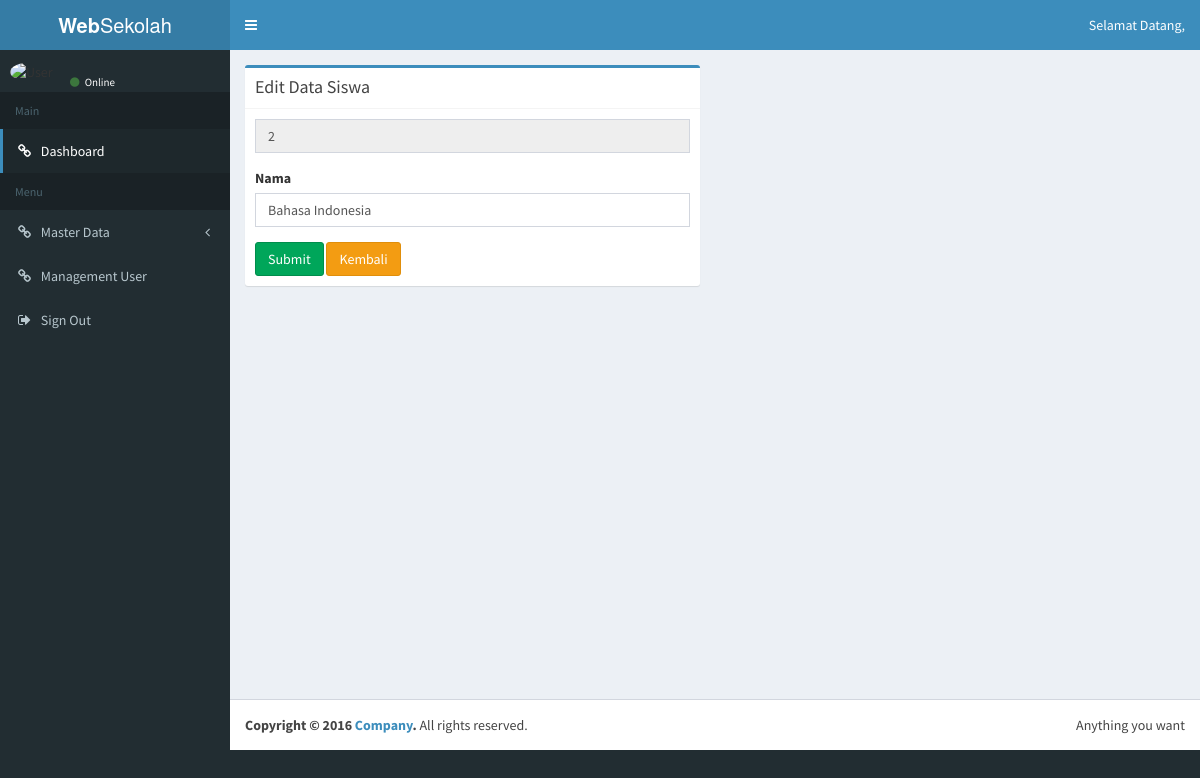
/admin/mata_pelajaran/editmatapelajaran/2, run on an earlier commit of the app's database.
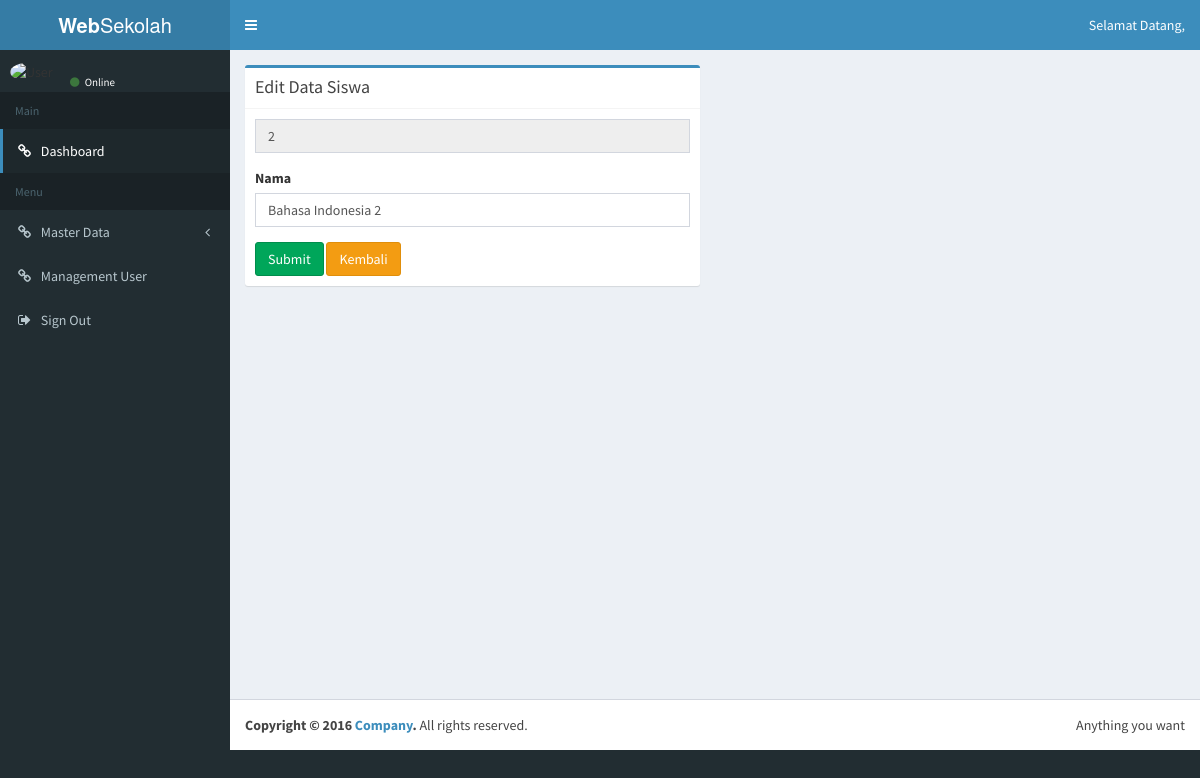
And on a later commit of the database.
### tables this page shows
CREATE TABLE `tb_matapelajaran` (
  `id_matapelajaran` int(11) NOT NULL,
  `mata_pelajaran` varchar(64) NOT NULL
);

### application/controllers/admin/mata_pelajaran.php (called while the page is built, shortened)
<?php
class Mata_pelajaran extends CI_Controller {
	public function __construct()
	{
		$this->load->model('Model_matapelajaran');
	}
	public function editmatapelajaran($id)
	{
		$data['user'] = $this->db->get_where('tb_user', ['username' => $this->session->userdata('username')])->row_array();
		$this->form_validation->set_rules('mata_pelajaran', 'Mata Pelajaran', 'required|trim');
		if($this->form_validation->run() == false)
		{
			$data['title'] = 'Edit Data Mata Pelajaran';
			$where = array('id_matapelajaran' => $id);
			$data['datapelajaran'] = $this->Model_matapelajaran->getby_id($where, 'tb_matapelajaran');
			$this->load->view('admin/layout/header', $data);
			$this->load->view('admin/layout/topbar', $data);
			$this->load->view('admin/layout/sidebar', $data);
			$this->load->view('admin/mata_pelajaran/edit_matapelajaran', $data);
			$this->load->view('admin/layout/footer', $data);
		}
	}
}

### index.php (called while the page is built, shortened)
<?php
require_once BASEPATH.'core/CodeIgniter.php';

### application/models/Model_matapelajaran.php (called while the page is built, shortened)
<?php
class Model_matapelajaran extends CI_Model
{
	public function getby_id($where)
	{
		return $this->db->get_where('tb_matapelajaran', $where)->result_array();
	}
}

### application/views/admin/mata_pelajaran/edit_matapelajaran.php (the view, shortened to what this page needs)
<div class="content-wrapper">
  <section class="content">
    <div class="row">
      <div class="col-md-6">
        <div class="box box-primary">
          <div class="box-header with-border">
            <h3 class="box-title">Edit Data Siswa</h3>
          </div>
          <div class="box-body">
            <?php foreach($datapelajaran as $pelajaran) { ?>
              <form action="" method="post">
                <div class="form-group">
                  <input type="text" name="id_matapelajaran" id="id_matapelajaran" class="form-control" value="<?= $pelajaran['id_matapelajaran']; ?>" readonly>
                </div>
                <div class="form-group">
                  <label>Nama</label>
                  <input type="text" name="mata_pelajaran" id="mata_pelajaran" class="form-control" value="<?= $pelajaran['mata_pelajaran']; ?>">
                </div>
                <button type="submit" class="btn btn-success">Submit</button>
                <a href="<?= base_url(); ?>admin/mata_pelajaran" class="btn btn-warning">Kembali</a>
              </form>
            <?php } ?>
          </div>
        </div>
      </div>
    </div>
  </section>
</div>

What changed in the data, as far as the page shows it:
changed tb_matapelajaran id 2: mata_pelajaran "Bahasa Indonesia" → "Bahasa Indonesia 2"
